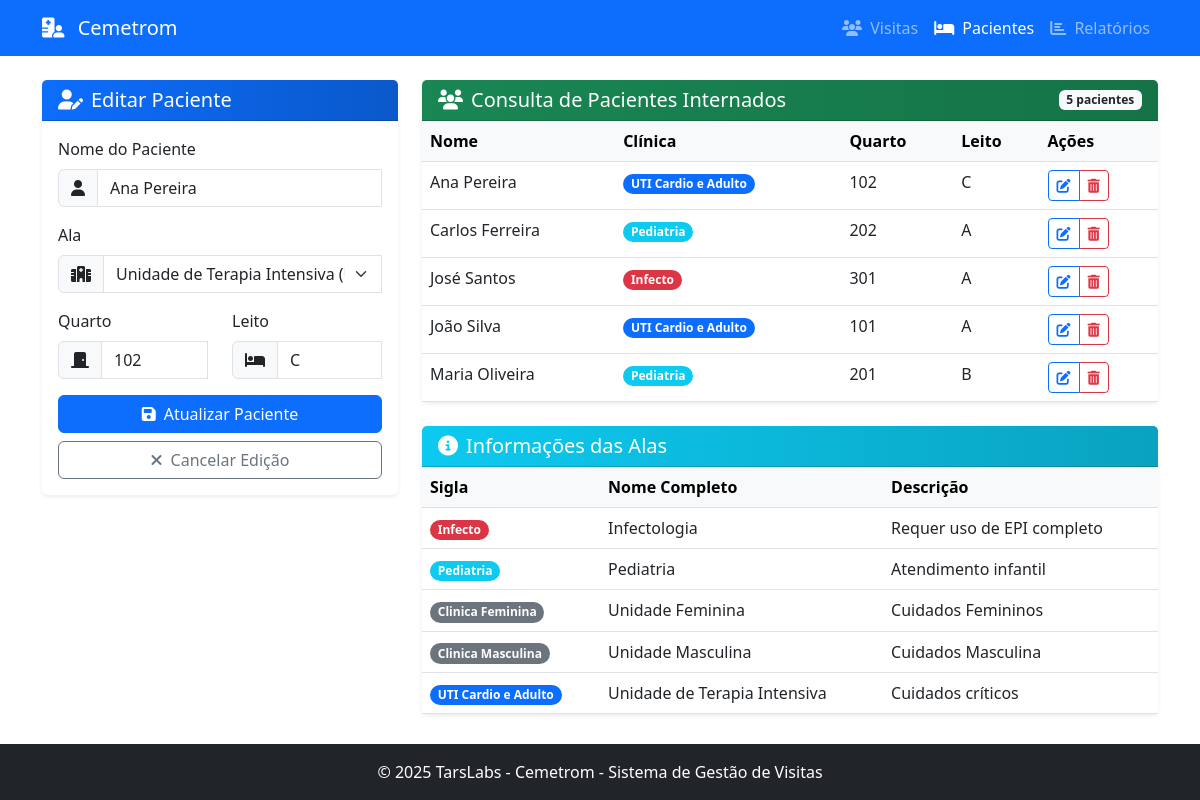
The page /pacientes?edit=4 on the database its author committed.
### tables this page shows
CREATE TABLE pacientes (
            id INTEGER PRIMARY KEY AUTOINCREMENT,
            nome TEXT NOT NULL,
            ala_id TEXT NOT NULL,
            quarto TEXT NOT NULL,
            leito TEXT NOT NULL,
            ativo INTEGER DEFAULT 1,
            created_at TIMESTAMP DEFAULT CURRENT_TIMESTAMP,
            updated_at TIMESTAMP DEFAULT CURRENT_TIMESTAMP,
            FOREIGN KEY (ala_id) REFERENCES alas (sigla)
        );

CREATE TABLE alas (
            id INTEGER PRIMARY KEY AUTOINCREMENT,
            sigla TEXT UNIQUE NOT NULL,
            nome TEXT NOT NULL,
            descricao TEXT,
            created_at TIMESTAMP DEFAULT CURRENT_TIMESTAMP,
            updated_at TIMESTAMP DEFAULT CURRENT_TIMESTAMP
        );

### app.py (the view, shortened to what this page needs)
@app.route('/pacientes', methods=['GET', 'POST'])
def form_pacientes():
    pacientes = get_pacientes()
    alas = get_alas()
    patient_id = request.args.get('edit')
    paciente_edit = None
    if patient_id:
        paciente_edit = get_paciente_by_id(patient_id)
    return render_template('form_pacientes.html',
                          pacientes=pacientes,
                          alas=alas,
                          paciente_edit=paciente_edit)

### src/database.py (called while the page is built)
def get_db():
    if 'db' not in g:
        g.db = sqlite3.connect(
            current_app.config['DATABASE'],
            detect_types=sqlite3.PARSE_DECLTYPES
        )
        g.db.row_factory = sqlite3.Row
    return g.db

### src/pacientes.py (called while the page is built)
def get_pacientes(only_active=True):
    db = get_db()
    query = """
        SELECT p.*, a.nome as ala_nome, a.descricao as ala_descricao
        FROM pacientes p
        JOIN alas a ON p.ala_id = a.sigla
    """
    params = []
    if only_active:
        query += " WHERE p.ativo = 1"
    query += " ORDER BY p.nome"
    cursor = db.execute(query, params)
    pacientes = []
    for row in cursor.fetchall():
        pacientes.append(dict(row))
    return pacientes

def get_paciente_by_id(paciente_id):
    db = get_db()
    cursor = db.execute(
        """
        SELECT p.*, a.nome as ala_nome, a.descricao as ala_descricao
        FROM pacientes p
        JOIN alas a ON p.ala_id = a.sigla
        WHERE p.id = ?
        """,
        (paciente_id,)
    )
    paciente = cursor.fetchone()
    if paciente:
        return dict(paciente)
    return None

def get_alas():
    db = get_db()
    cursor = db.execute(
        """
        SELECT * FROM alas
        ORDER BY nome
        """
    )
    alas = []
    for row in cursor.fetchall():
        alas.append(dict(row))
    return alas

### templates/form_pacientes.html (shortened to what this page needs)
{% extends 'base.html' %}
{% block content %}
<div class="row">
    <div class="col-md-4 mb-4">
        <div class="card border-0 shadow-sm">
            <div class="card-header bg-gradient-primary text-white">
                <h5 class="mb-0">
                    {% if paciente_edit %}
                        <i class="fas fa-user-edit me-2"></i>Editar Paciente
                    {% else %}
                        <i class="fas fa-user-plus me-2"></i>Novo Paciente
                    {% endif %}
                </h5>
            </div>
            <div class="card-body">
                <form action="{{ url_for('form_pacientes') }}" method="post" class="needs-validation" novalidate>
                    <div class="mb-3">
                        <label for="name" class="form-label">Nome do Paciente</label>
                        <div class="input-group">
                            <span class="input-group-text"><i class="fas fa-user"></i></span>
                            <input type="text" class="form-control" id="name" name="name" value="{{ paciente_edit.nome if paciente_edit else '' }}" required>
                        </div>
                    </div>
                    <div class="mb-3">
                        <label for="ward" class="form-label">Ala</label>
                        <div class="input-group">
                            <span class="input-group-text"><i class="fas fa-hospital-alt"></i></span>
                            <select class="form-select" id="ward" name="ward" required>
                                {% for ala in alas %}
                                    <option value="{{ ala.sigla }}" {% if paciente_edit and paciente_edit.ala_id == ala.sigla %}selected{% endif %}>
                                        {{ ala.nome }} ({{ ala.sigla }})
                                    </option>
                                {% endfor %}
                            </select>
                        </div>
                    </div>
                    <div class="row">
                        <div class="col-md-6 mb-3">
                            <label for="room" class="form-label">Quarto</label>
                            <div class="input-group">
                                <span class="input-group-text"><i class="fas fa-door-closed"></i></span>
                                <input type="text" class="form-control" id="room" name="room" value="{{ paciente_edit.quarto if paciente_edit else '' }}" required>
                            </div>
                        </div>
                        <div class="col-md-6 mb-3">
                            <label for="bed" class="form-label">Leito</label>
                            <div class="input-group">
                                <span class="input-group-text"><i class="fas fa-bed"></i></span>
                                <input type="text" class="form-control" id="bed" name="bed" value="{{ paciente_edit.leito if paciente_edit else '' }}" required>
                            </div>
                        </div>
                    </div>
                    <div class="d-grid gap-2">
                        <button type="submit" class="btn btn-primary">
                            {% if paciente_edit %}
                                <i class="fas fa-save me-2"></i>Atualizar Paciente
                            {% else %}
                                <i class="fas fa-save me-2"></i>Cadastrar Paciente
                            {% endif %}
                        </button>
                        {% if paciente_edit %}
                            <a href="{{ url_for('form_pacientes') }}" class="btn btn-outline-secondary">
                                <i class="fas fa-times me-2"></i>Cancelar Edição
                            </a>
                        {% endif %}
                    </div>
                </form>
            </div>
        </div>
    </div>
    <div class="col-md-8">
        <div class="card border-0 shadow-sm">
            <div class="card-header bg-gradient-success text-white d-flex justify-content-between align-items-center">
                <h5 class="mb-0"><i class="fas fa-users me-2"></i>Consulta de Pacientes Internados</h5>
                <span class="badge bg-light text-dark">{{ pacientes|length }} pacientes</span>
            </div>
            <div class="card-body p-0">
                {% if pacientes %}
                    <div class="table-responsive">
                        <table class="table table-hover mb-0">
                            <thead class="table-light">
                                <tr>
                                    <th>Nome</th>
                                    <th>Clínica</th>
                                    <th>Quarto</th>
                                    <th>Leito</th>
                                    <th>Ações</th>
                                </tr>
                            </thead>
                            <tbody>
                                {% for paciente in pacientes %}
                                    <tr>
                                        <td>{{ paciente.nome }}</td>
                                        <td>
                                            <span class="badge rounded-pill
                                        {% if paciente.ala_id == 'Infecto' %}bg-danger{% endif %}
                                        {% if paciente.ala_id == 'Pediatria' %}bg-info{% endif %}
                                        {% if paciente.ala_id == 'UTI Cardio e Adulto' %}bg-primary{% endif %}
                                    ">
                                        {{ paciente.ala_id }}
                                    </span>
                                        </td>
                                        <td>{{ paciente.quarto }}</td>
                                        <td>{{ paciente.leito }}</td>
                                        <td>
                                            <div class="btn-group btn-group-sm">
                                                <a href="{{ url_for('form_pacientes', edit=paciente.id) }}" class="btn btn-outline-primary">
                                                    <i class="fas fa-edit"></i>
                                                </a>
                                                <button type="button" class="btn btn-outline-danger" data-bs-toggle="modal" data-bs-target="#deleteModal{{ paciente.id }}">
                                                    <i class="fas fa-trash-alt"></i>
                                                </button>
                                            </div>
                                        </td>
                                    </tr>
                                {% endfor %}
                            </tbody>
                        </table>
                    </div>
                {% else %}
                    <div class="alert alert-info m-3">
                        <i class="fas fa-info-circle me-2"></i>
                        Nenhum paciente cadastrado. Use o formulário ao lado para cadastrar um novo paciente.
                    </div>
                {% endif %}
            </div>
        </div>
        <div class="card border-0 shadow-sm mt-4">
            <div class="card-header bg-gradient-info text-white">
                <h5 class="mb-0"><i class="fas fa-info-circle me-2"></i>Informações das Alas</h5>
            </div>
            <div class="card-body p-0">
                <div class="table-responsive">
                    <table class="table table-hover mb-0">
                        <thead class="table-light">
                            <tr>
                                <th>Sigla</th>
                                <th>Nome Completo</th>
                                <th>Descrição</th>
                            </tr>
                        </thead>
                        <tbody>
                            {% for ala in alas %}
                                <tr>
                                    <td>
                                        <span class="badge rounded-pill
                                            {% if ala.sigla == 'Infecto' %}bg-danger{% endif %}
                                            {% if ala.sigla == 'Pediatria' %}bg-info{% endif %}
                                            {% if ala.sigla == 'UTI Cardio e Adulto' %}bg-primary{% endif %}
                                            {% if ala.sigla == 'Clinica Feminina' %}bg-secondary{% endif %}
                                            {% if ala.sigla == 'Clinica Masculina' %}bg-secondary{% endif %}
                                        ">
                                            {{ ala.sigla }}
                                        </span>
                                    </td>
                                    <td>{{ ala.nome }}</td>
                                    <td>{{ ala.descricao }}</td>
                                </tr>
                            {% endfor %}
                        </tbody>
                    </table>
                </div>
            </div>
        </div>
    </div>
</div>
{% endblock %}

### templates/base.html (style rules this page uses)
.bg-gradient-primary { background: linear-gradient(to right, #0d6efd, #0a58ca); }
.bg-gradient-success { background: linear-gradient(to right, #198754, #157347); }
.bg-gradient-info { background: linear-gradient(to right, #0dcaf0, #0aa2c0); }
body { min-height: 100vh; display: flex; flex-direction: column; }

### rows shown on the page
pacientes: name "Ana Pereira", ward "Unidade de Terapia Intensiva (UTI Cardio e Adulto)", room "102", bed "C", nome "Ana Pereira", ala_id "UTI Cardio e Adulto", quarto "102", leito "C"
pacientes: nome "Carlos Ferreira", ala_id "Pediatria", quarto "202", leito "A"
pacientes: nome "José Santos", ala_id "Infecto", quarto "301", leito "A"
pacientes: nome "João Silva", ala_id "UTI Cardio e Adulto", quarto "101", leito "A"
pacientes: nome "Maria Oliveira", ala_id "Pediatria", quarto "201", leito "B"
alas: sigla "Infecto", nome "Infectologia", descricao "Requer uso de EPI completo"
alas: sigla "Pediatria", nome "Pediatria", descricao "Atendimento infantil"
alas: sigla "Clinica Feminina", nome "Unidade Feminina", descricao "Cuidados Femininos"
alas: sigla "Clinica Masculina", nome "Unidade Masculina", descricao "Cuidados Masculina"
alas: sigla "UTI Cardio e Adulto", nome "Unidade de Terapia Intensiva", descricao "Cuidados críticos"

### other values the page prints
{{ pacientes|length }} "5"
